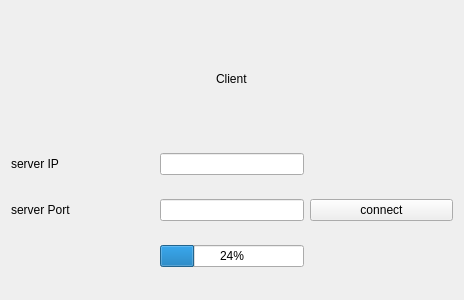
<?xml version="1.0" encoding="UTF-8"?>
<ui version="4.0">
 <class>ClientWidget</class>
 <widget class="QWidget" name="ClientWidget">
  <property name="geometry">
   <rect>
    <x>0</x>
    <y>0</y>
    <width>464</width>
    <height>300</height>
   </rect>
  </property>
  <property name="maximumSize">
   <size>
    <width>16777215</width>
    <height>300</height>
   </size>
  </property>
  <property name="windowTitle">
   <string>Form</string>
  </property>
  <property name="layoutDirection">
   <enum>Qt::LeftToRight</enum>
  </property>
  <layout class="QGridLayout" name="gridLayout">
   <item row="0" column="0">
    <spacer name="horizontalSpacer">
     <property name="orientation">
      <enum>Qt::Horizontal</enum>
     </property>
     <property name="sizeHint" stdset="0">
      <size>
       <width>141</width>
       <height>20</height>
      </size>
     </property>
    </spacer>
   </item>
   <item row="0" column="1" alignment="Qt::AlignHCenter">
    <widget class="QLabel" name="label_3">
     <property name="maximumSize">
      <size>
       <width>16777215</width>
       <height>100</height>
      </size>
     </property>
     <property name="text">
      <string>Client</string>
     </property>
    </widget>
   </item>
   <item row="0" column="2">
    <spacer name="horizontalSpacer_2">
     <property name="orientation">
      <enum>Qt::Horizontal</enum>
     </property>
     <property name="sizeHint" stdset="0">
      <size>
       <width>141</width>
       <height>20</height>
      </size>
     </property>
    </spacer>
   </item>
   <item row="1" column="0">
    <widget class="QLabel" name="label">
     <property name="text">
      <string>server IP</string>
     </property>
    </widget>
   </item>
   <item row="1" column="1">
    <widget class="QLineEdit" name="lineEdit_serverIp"/>
   </item>
   <item row="2" column="0">
    <widget class="QLabel" name="label_2">
     <property name="text">
      <string>server Port</string>
     </property>
    </widget>
   </item>
   <item row="2" column="1">
    <widget class="QLineEdit" name="lineEdit_serverPort"/>
   </item>
   <item row="2" column="2">
    <widget class="QPushButton" name="button_connect">
     <property name="text">
      <string>connect</string>
     </property>
    </widget>
   </item>
   <item row="3" column="1">
    <widget class="QProgressBar" name="progressBar">
     <property name="value">
      <number>24</number>
     </property>
    </widget>
   </item>
  </layout>
 </widget>
 <resources/>
 <connections/>
</ui>
